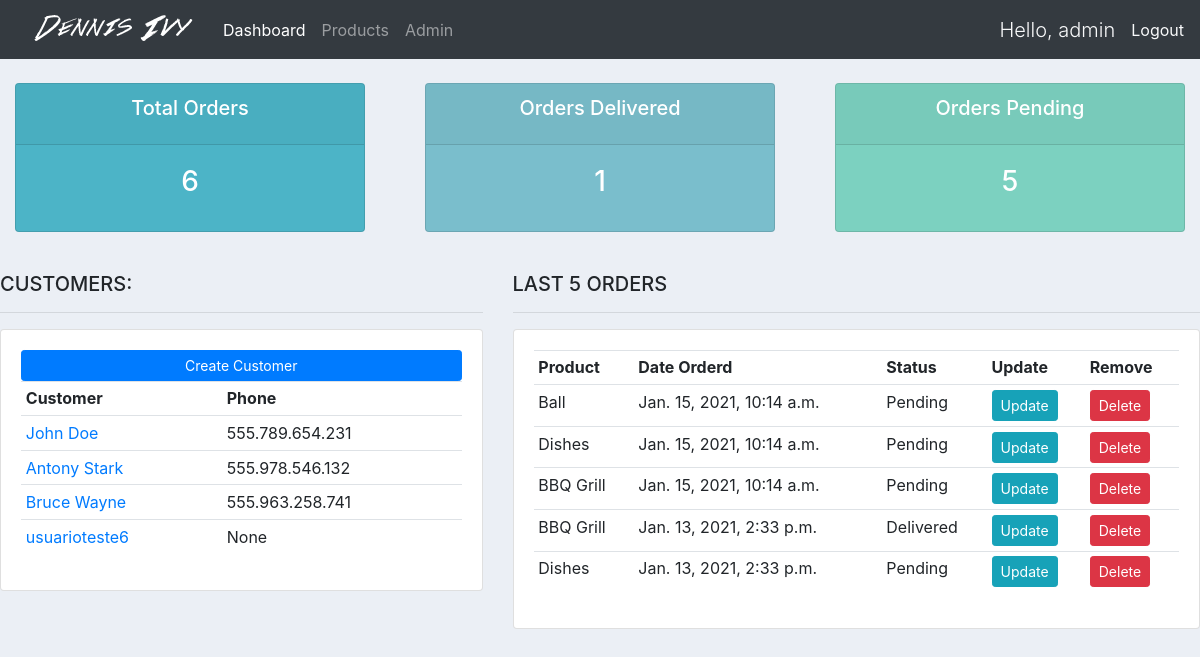
The app's page / (signed in), older data.
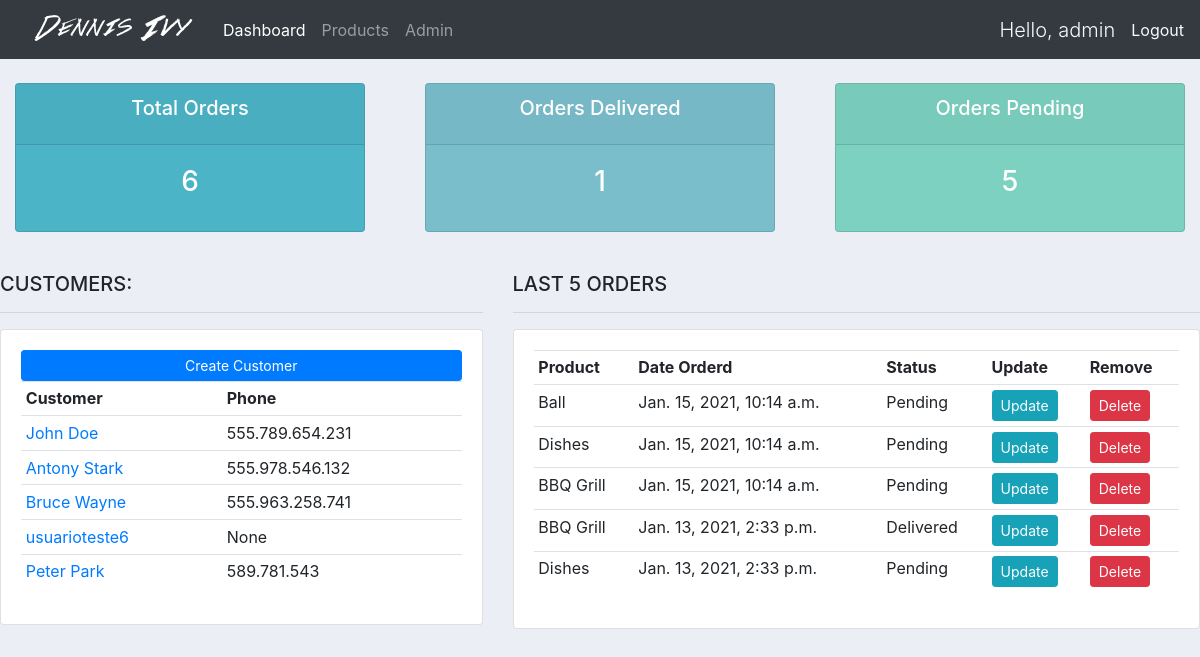
The same page, newer data.
### accounts/models/customer.py (models this page shows)
class Customer(models.Model):
    user = models.OneToOneField(User, null=True, on_delete=models.CASCADE)
    name = models.CharField(max_length=200, null=True)
    phone = models.CharField(max_length=20, null=True)
    email = models.CharField(max_length=50, null=True)
    profile_picture = models.ImageField(
        default="profile_photo.png", null=True, blank=True
    )
    date_created = models.DateTimeField(auto_now_add=True)
    def __str__(self):
        return self.name

### accounts/models/order.py (models this page shows, shortened)
class Order(models.Model):
    STATUS = (
        ('Pending', 'Pending'),
        ('Out of delivery', 'Out of delivery'),
        ('Delivered', 'Delivered'),
    )
    status = models.CharField(max_length=25, null=True, choices=STATUS)
    customer = models.ForeignKey(Customer, on_delete=models.SET_NULL, null=True)
    product = models.ForeignKey(Product, on_delete=models.SET_NULL, null=True)
    notes = models.CharField(max_length=200, null=True, blank=True)
    date_created = models.DateTimeField(auto_now_add=True, null=True)

### accounts/models/product.py (models this page shows)
class Product(models.Model):
    CATEGORIES = (
        ('Indoor', 'Indoor'),
        ('Out Door', 'Out Door'),
    )
    name = models.CharField(max_length=200, null=True)
    price = models.FloatField(null=True)
    category = models.CharField(max_length=200, null=True, choices=CATEGORIES)
    description = models.CharField(max_length=200, null=True, blank=True)
    tag = models.ManyToManyField(Tag)
    date_created = models.DateTimeField(auto_now_add=True, null=True)
    def __str__(self):
        return self.name

### accounts/decorators.py (the view)
    def wrapper_method(request, *args, **kwargs):
        user_groups = request.user.groups
        user_group_name = ''
        redirect_for = {
            'admin': view_method(request, *args, **kwargs),
            'customer': redirect('user_page'),
        }
        if user_groups.exists():
            user_group_name = user_groups.all()[0].name
        return redirect_for[user_group_name]

### accounts/templatetags/helpers.py (called while the page is built)
@register.simple_tag
def is_link_active(request, url):
    return 'active' if request.path == url else ''

### accounts/views.py (called while the page is built)
@login_required(login_url='login')
@admin_only
def dashboard(request):
    print('entrou no método')
    customers = Customer.objects.all()
    orders = Order.objects.all()
    total_orders = orders.count()
    total_pending_orders = orders.filter(status='Pending').count()
    total_delivered_orders = orders.filter(status='Delivered').count()
    context = {
        'customers': customers,
        'orders': orders.order_by('-date_created')[:5],
        'total_orders': total_orders,
        'total_pending_orders': total_pending_orders,
        'total_delivered_orders': total_delivered_orders,
    }
    return render(request, 'pages/dashboard.html', context)

### accounts/templates/pages/dashboard.html (shortened to what this page needs)
{% extends 'base.html' %}
{% block content %}
{% include 'partials/_status.html' %}
<br>
<div class="row">
    <div class="col-md-5">
        <h5>CUSTOMERS:</h5>
        <hr>
        <div class="card card-body">
            <a
                href=""
                class="btn btn-primary  btn-sm btn-block"
            >Create Customer</a>
            <table class="table table-sm">
                <tr>
                    <th>Customer</th>
                    <th>Phone</th>
                </tr>
                {% for customer in customers %}
                <tr>
                    <td><a href="{% url 'customer' customer.id %}">{{customer}}</a></td>
                    <td>{{customer.phone}}</td>
                </tr>
                {% endfor %}
            </table>
        </div>
    </div>
    <div class="col-md-7">
        <h5>LAST 5 ORDERS</h5>
        <hr>
        <div class="card card-body">
            <table class="table table-sm">
                <tr>
                    <th>Product</th>
                    <th>Date Orderd</th>
                    <th>Status</th>
                    <th>Update</th>
                    <th>Remove</th>
                </tr>
                {% for order in orders %}
                <tr>
                    <td>{{order.product}}</td>
                    <td>{{order.date_created}}</td>
                    <td>{{order.status}}</td>
                    <td>
                        <a
                            href="{% url 'update_order' order.id %}"
                            class="btn btn-sm btn-info"
                        >Update</a>
                    </td>
                    <td>
                        <a
                            href="{% url 'delete_order' order.id %}"
                            class="btn btn-sm btn-danger"
                        >Delete</a>
                    </td>
                </tr>
                {% endfor %}
            </table>
        </div>
    </div>
</div>
{% endblock content %}

### accounts/templates/base.html (shortened to what this page needs)
{% load static %}
<!DOCTYPE html>
<html lang="en">
<head>
    <link rel="stylesheet" href="https://stackpath.bootstrapcdn.com/bootstrap/4.3.1/css/bootstrap.min.css">
    <link rel="stylesheet" href="{% static 'css/main.css' %}">
</head>
<body>
    {% include 'partials/_navbar.html' %}
    {% block content %}{% endblock content %}
</body>
</html>

### accounts/templates/partials/_navbar.html (shortened to what this page needs)
{% load static %}
{% load helpers %}
{% url 'dashboard' as dashboard_url %}
{% url 'products' as products_url %}
<nav class="navbar navbar-expand-lg navbar-dark bg-dark">
    <a href="{% url 'dashboard' %}">
        <img src="{% static 'images/logo.png' %}" alt="imagem escrito Dennis Ivy com uma fonte diferente">
    </a>
    <div class="collapse navbar-collapse" id="navbarNav">
      <ul class="navbar-nav">
        {% if request.user.is_staff %}
        <li class="nav-item {% is_link_active request dashboard_url %}">
            <a class="nav-link" href="{% url 'dashboard' %}">Dashboard</a>
        </li>
        <li class="nav-item {% is_link_active request products_url %}">
            <a class="nav-link" href="{% url 'products' %}">Products</a>
        </li>
        <li class="nav-item">
            <a class="nav-link" href="/admin" target="_blank">Admin</a>
        </li>
        {% endif %}
      </ul>
    </div>
    <span class="text-light lead">Hello, {{request.user}}</span>
    <a href="{% url 'logout' %}" class="ml-3 text-light">Logout</a>
</nav>

### accounts/templates/partials/_status.html
<br>
<div class="row">
    <div class="col">
        <div class="col-md">
            <div class="card text-center text-white  mb-3" id="total-orders">
                <div class="card-header">
                    <h5 class="card-title">Total Orders</h5>
                </div>
                <div class="card-body">
                    <h3 class="card-title">{{total_orders}}</h3>
                </div>
            </div>
        </div>
    </div>
    <div class="col">
        <div class="col-md">
            <div class="card text-center text-white  mb-3" id="orders-delivered">
                <div class="card-header">
                    <h5 class="card-title">Orders Delivered</h5>
                </div>
                <div class="card-body">
                    <h3 class="card-title">{{total_delivered_orders}}</h3>
                </div>
            </div>
        </div>
    </div>
    <div class="col">
        <div class="col-md">
            <div class="card text-center text-white  mb-3" id="orders-pending">
                <div class="card-header">
                    <h5 class="card-title">Orders Pending</h5>
                </div>
                <div class="card-body">
                    <h3 class="card-title">{{total_pending_orders}}</h3>
                </div>
            </div>
        </div>
    </div>
</div>

### static/css/main.css (style rules this page uses)
body { background-color: #ebeff5; }
#total-orders { background-color: #4cb4c7; }
#orders-delivered { background-color: #7abecc; }
#orders-pending { background-color: #7CD1C0; }

Row changes from the older to the newer data that the page shows:
added Customer: name "Peter Park", phone "589.781.543"
